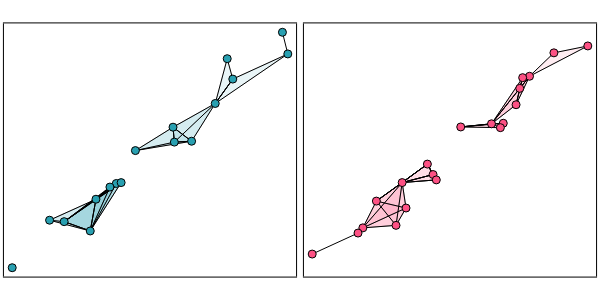

Notebook cell for this chart:
### Code cell
param = 0.16
# plot on PC3
p1 = plot_Dowker_complex(d_P3P4, param, P3; show_2simplex = true, show_unborn_vertices = false)

# plot on PC4
p2 = plot_Dowker_complex(Array(transpose(d_P3P4)), param, P4; show_2simplex = true, show_unborn_vertices =false, c = "#fd5184")
plot(p1, p2, size = (600, 300))
